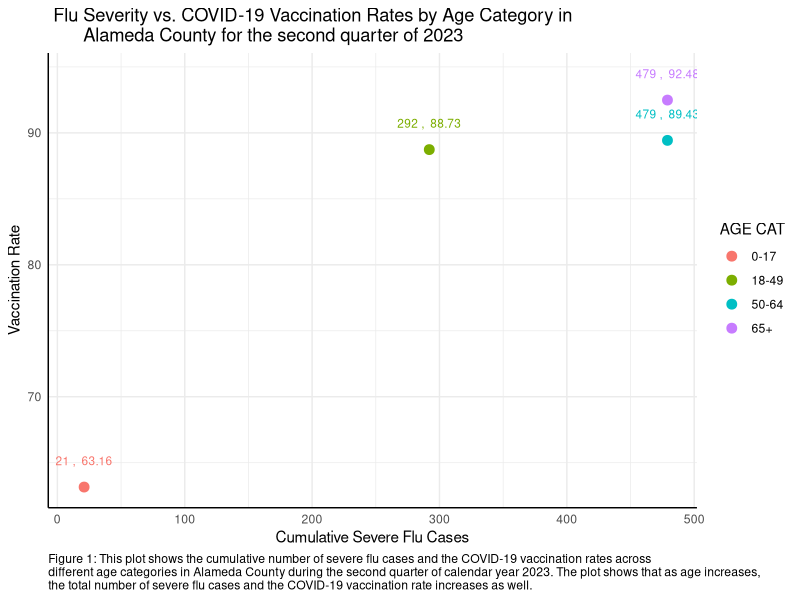

Generate this figure with R:
## ---- chunk 1

# We are first adding all the packages that are needed to create the visualizations and importing the final dataset.

library(readr)
library(tidyverse)
library(dplyr)
library(knitr)
library(kableExtra)
library(ggplot2)
## ---- chunk 2

# We are importing the three datasets provided for this scenario in the below code chunk. We are using the read_csv() command from the readr package for the datasets in .csv format.

final_data <- read_csv("./Final_aggregated_data_Milestone4.csv")

final_data_renamed <- rename_with(final_data,
                                  ~ toupper(
                                    gsub("_",
                                         " ",
                                         .x,
                                         fixed = TRUE)
                                  ))

print(final_data_renamed)

# We are using print() command throughout this document because our dataset only has four rows.
## ---- chunk 3

# Removing the 12th column from final_data_renamed
final_clean_data <- final_data_renamed[ ,-12]

# Renaming the "COUNTY NAME.X" column to "COUNTY NAME"
final_clean_data <- final_clean_data %>%
  rename(`COUNTY NAME` = `COUNTY NAME.X`)
print(final_clean_data)
## ---- chunk 4

# Consolidating the final dataset to make the kable more presentable
consolidated_final_data <- select(final_clean_data, -2, -3, -4, -6, -8, -11, -13, -14, -16, -17, -18, -19, -20)

# Making a kable
new_kable <- kable(consolidated_final_data, format = "markdown", caption = " Flu Cases and COVID-19 Vaccination Data from Alameda County Second Quarter 2023", align = "c", booktabs = TRUE) %>%
  kable_styling(latex_options = c("striped", "hold_position"), full_width = FALSE)

# Adding a footnote as a description
add_footnote(
  new_kable,
  label = c("Table 1: This table shows a variety of statistics pertaining to influenza (flu) cases and COVID-19 vaccination in Alameda County in the second quarter of calendar year 2023. With increasing age (groups), the vaccination rate for COVID-19 increases, but severe flu cases also increase."),
  notation = "alphabet",
  threeparttable = FALSE,
  escape = TRUE)
## ---- chunk 5

ggplot(final_clean_data, aes(x = `CUMULATIVE SEVERE`, y = `VACCINATION RATE`, color = `AGE CAT`)) +
  geom_point(size = 3) +  # Adjusting the size of the points as needed
  geom_text(aes(label = paste(round(`CUMULATIVE SEVERE`, 2), ", ", round(`VACCINATION RATE`, 2))),
            position = position_nudge(y = 2), size = 3, show.legend = FALSE) +  # Nudging labels up
  geom_text(data = subset(final_clean_data, `AGE CAT` == "0-17"),
            aes(label = paste(round(`CUMULATIVE SEVERE`, 2), ", ", round(`VACCINATION RATE`, 2))),
            position = position_nudge(x = -5), size = 3, show.legend = FALSE, hjust = 5) +  # Moving label to the left
  labs(title = " Flu Severity vs. COVID-19 Vaccination Rates by Age Category in 
       Alameda County for the second quarter of 2023",
       x = "Cumulative Severe Flu Cases",
       y = "Vaccination Rate",
       caption = "Figure 1: This plot shows the cumulative number of severe flu cases and the COVID-19 vaccination rates across 
different age categories in Alameda County during the second quarter of calendar year 2023. The plot shows that as age increases, 
the total number of severe flu cases and the COVID-19 vaccination rate increases as well.") +
  theme_minimal() + theme(axis.line = element_line(size = 0.5),
                          plot.caption = element_text(hjust = 0))
